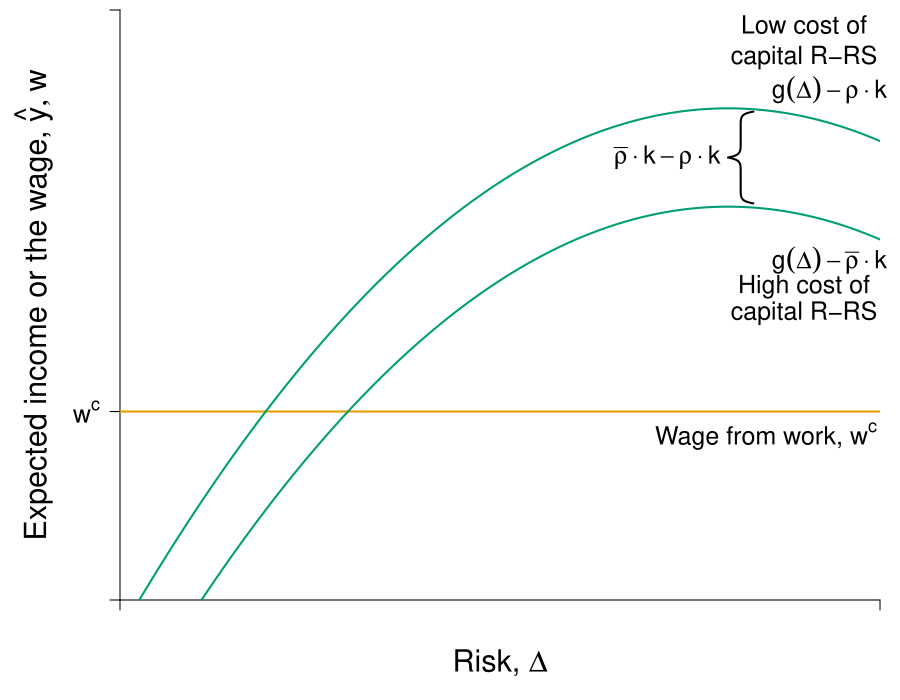

Recreate this plot in R.
require(shape)
library(pBrackets)
pdf(file = "capitalism/risk_comparison_problem_ffs.pdf", width = 9, height = 7)

#Set parameters for graphics
axislabelsize <- 1.8
labelsize <- 1.5
namesize <- 1.8
annotatesize <- 1.5
graphlinewidth <- 2
segmentlinewidth <- 1.5
a <- c(2, 4, 6)


COL <- c("#7fc97f", "#beaed4", "#fdc086", "#ffff99", "#386cb0", "#f0027f", "#bf5b17", "#666666")
COLA <- c("#e0f3db", "#99d8c9","#66c2a4","#41ae76", "#238b45", "#005824")
COLB <- c("#c6dbef", "#4eb3d3", "#2b8cbe", "#0868ac","#084081")
COLC <- c("#fcfbfd", "#efedf5", "#dadaeb", "#bcbddc", "#9e9ac8", "#807dba", "#6a51a3", "#54278f", "#3f007d")
grays <- gray.colors(25, start = 1, end = 0, alpha = 1)
CBCols <- c("#009E73","#0072B2","#E69F00","#CC79A7", "#F0E442")


par(mar =  c(5, 6, 0.5, 1))
xlims <- c(0, 15)
ylims <- c(0, 18)

riskreturn <- function(g, int1 = 14, int2 = 4, coeff = 1/3){
  int1 - (int2 - (coeff)*g)^2
}

uA <- function(omega, g, slope = 0.5){
  omega + omega*g  - slope*g^2
}

indiffA <- function(g, intercept = 3, slope1 = 0.25, slope2 = 0.12){
  intercept  + slope1*g + slope2*g^2
}

indiffA2 <- function(g, intercept = 3, slope1 = 0.25, slope2 = 0.05){
  intercept  + slope1*g + slope2*g^2
}

#Plot command 
plot(0, 0, xlim = xlims, ylim = ylims, 
     type = "n",
     xlab = expression(paste("")),
     ylab = expression(paste("")), 
     axes = FALSE,
     # xlab = expression(paste("Bob's Payoff, ", u^B)),
     # ylab = expression(paste("Alfredo's Payoff, ", u^A)),
     #xaxt = "n", 
     #yaxt = "n", 
     cex.lab = axislabelsize, 
     bty = "n", 
     xaxs = "i", 
     yaxs = "i"
)


#Customize ticks and labels for the plot
ticksx <- c(0,  xlims[2])
xlabels <- c(NA,  NA)
ticksy <- c(0,  5.75,  ylims[2])
ylabels <- c(NA, expression(paste(w^c)),   NA)

axis(1, at = ticksx, pos = 0, labels = xlabels, cex.axis = labelsize)
axis(2, at = ticksy, pos = 0, labels = ylabels, las = 1, cex.axis = labelsize)

#Axis labels and draw linear utility function
mtext(expression(paste("Risk, ", Delta)), side = 1, line = 3, cex = axislabelsize)
text(-1.7, 0.5*ylims[2], expression(paste("Expected income or the wage, ", list(hat(y), w))), xpd = TRUE, cex = axislabelsize, srt = 90) 


npts <- 500 
xx1 <- seq(xlims[1], xlims[2], length.out = npts)

#Add points a, b, c and d
# segments(6.3, 0, 6.3, riskreturn(g = 6.3, int1 = 12), lty = 2, col = grays[20], lwd = segmentlinewidth)
# segments(0, riskreturn(g = 6.3, int1 = 12), 6.3, riskreturn(g = 6.3, int1 = 12), lty = 2, col = grays[20], lwd = segmentlinewidth)

#text(5.6 + 0.25, riskreturn(g = 5.6) - 0.3, expression(A), cex = labelsize)
# 


#segments(7.25, 0, 7.25, riskreturn(g = 7.25, int1 = 15) , lty = 2, col = grays[20], lwd = segmentlinewidth)
#segments(0, riskreturn(g = 7.25, int1 = 15) , 7.25, riskreturn(g = 7.25, int1 = 15) , lty = 2, col = grays[20], lwd = segmentlinewidth)
#text(7 + 0.25, riskreturn(g = 7.5, int1 = 15) - 1, expression(B), cex = labelsize)

#Segment for next best wage offer
# segments(0, 5.75, xlims[2], 5.75, lty = 2, col = "gray", lwd = segmentlinewidth)
# 
# 
# points(12, riskreturn(int1 = 15, g = 12), pch = 16, col = "black", cex = 1.5)
# 
# points(12, riskreturn(int1 = 5.7, g = 12), pch = 16, col = "black", cex = 1.5)

#Segment for next best wage offer
segments(0, 5.75, xlims[2], 5.75, lty = 1, col = CBCols[3], lwd = graphlinewidth)

text(12.75, 5, expression(paste("Wage from work, ", w^c)), cex = labelsize)

lines(xx1, riskreturn(xx1, int1 = 12), col = CBCols[1], lwd = graphlinewidth, lty = 1)
lines(xx1, riskreturn(xx1, int1 = 15), col = CBCols[1], lwd = graphlinewidth, lty = 1)
#lines(xx1, indiffA(xx1, intercept = 4.4), col = COLB[3], lwd = graphlinewidth, lty = 1)
#lines(xx1, indiffA(xx1, intercept = 8), col = COLB[3], lwd = graphlinewidth, lty = 1)
#lines(xx1, indiffA2(xx1, intercept = 3.65, slope2 = 0.08), col = CBCols[2], lwd = graphlinewidth, lty = 1)
#lines(xx1, indiffA2(xx1, intercept = 7.8, slope2 = 0.055), col = CBCols[2], lwd = graphlinewidth, lty = 1)
#lines(xx1, indiffA2(xx1, intercept = 5.75, slope2 = 0.068), col = CBCols[2], lwd = graphlinewidth, lty = 1)
# points
# points(7.25, riskreturn(g = 7.25, int1 = 15) , pch = 16, col = "black", cex = 1.5)
# points(6.3, riskreturn(g = 6.3, int1 = 12), pch = 16, col = "black", cex = 1.5)
# points(0, 5.75, pch = 16, col = "black", cex = 1.5, xpd = TRUE)
# 

#Label risk return schedule
text(14, riskreturn(g = 14) + 2, expression(paste(g(Delta) - rho%.%k) ), cex = labelsize, xpd = TRUE)

text(13.5, riskreturn(g = 14)+4, expression(paste("Low cost of")), cex = labelsize, xpd = TRUE)
text(13.5, riskreturn(g = 14)+3, expression(paste("capital R-RS")), cex = labelsize, xpd = TRUE)


text(14, riskreturn(int1 = 12, g = 14)-1.2, expression(paste(g(Delta) - bar(rho)%.%k) ), cex = labelsize, xpd = TRUE)
text(13.5, riskreturn(int1 = 12, g = 14)-2, expression(paste("High cost of")), cex = labelsize, xpd = TRUE)
text(13.5, riskreturn(int1 = 12, g = 14)-2.8, expression(paste("capital R-RS")), cex = labelsize, xpd = TRUE)

#Arrows(12.5, riskreturn(int1 = 15, g = 12) - 0.6, 12.5, riskreturn(int1 = 12, g = 12) + 0.5, col = "black", lty = 1, lwd = 2, arr.type = "triangle", arr.lwd = 0.5, code = 3)
brackets(x1 = 12.5, y1 = riskreturn(int1 = 12, g = 12) + 0.1, 
         x2 = 12.5, y2 = riskreturn(int1 = 15, g = 12) - 0.1,  
         ticks = 0.5, curvature = 0.5, type = 1, h = 0.5, 
         col = "black", lwd = 2, lty = 1, xpd = TRUE)
text(10.8, 13.5, expression(paste(bar(rho)%.%k - rho%.%k)), cex = labelsize, xpd = TRUE)
# text(13.5, 9.7, expression(paste(m)), cex = labelsize)

#Label value functions
# text(6.3, riskreturn(int1 = 12, 6.3) + 0.6, expression(a), cex = labelsize)
# text(7.25, riskreturn(int1 = 15, 7.25) + 0.6, expression(b), cex = labelsize)
# text(11.6, 17, expression(u[2]), cex = labelsize)
# text(10.1, 17, expression(u[3]), cex = labelsize)
# text(0.3, 5.75 + 0.5, expression(e), cex = labelsize)



dev.off()
